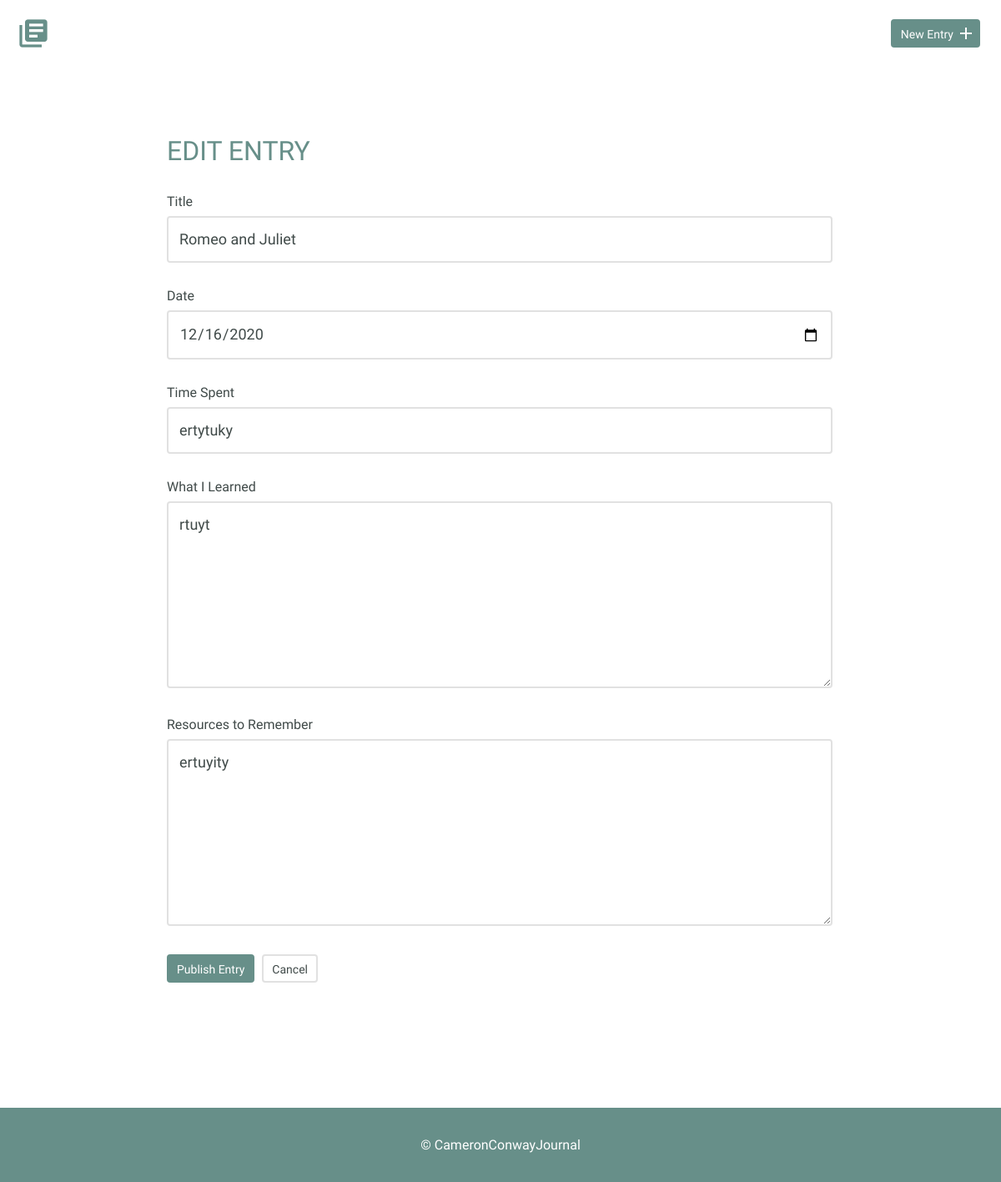
The page /edit.php?id=5 on the database as committed earlier.
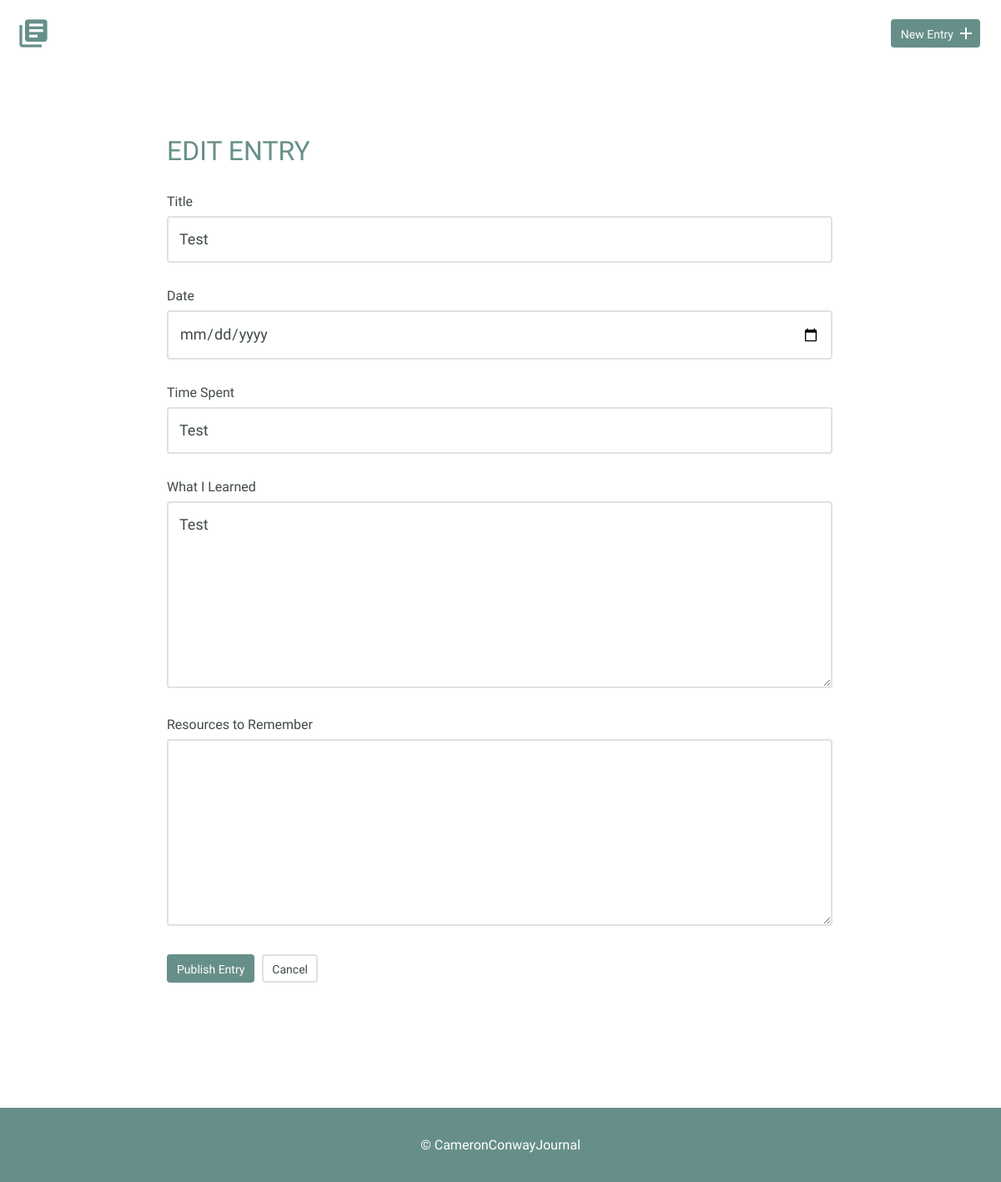
The same page on the database as committed later.
### tables this page shows
CREATE TABLE "entries" (
	`id`	INTEGER,
	`title`	TEXT,
	`date`	TEXT,
	`time_spent`	INTEGER,
	`learned`	BLOB,
	`resources`	BLOB,
	PRIMARY KEY(`id`)
);

### inc/functions.php (called while the page is built, shortened)
<?php
function get_one_entry($id) {
    include "connection.php";
    $sql = 'SELECT title, date, time_spent, learned, resources FROM entries WHERE id = ?';
    try {
        $results = $db->prepare($sql);
        $results->bindValue(1, $id, PDO::PARAM_INT);
        $results->execute();
    } catch (Exception $e) {
        echo "Error Message - " . $e->getMessage() . "</br>";
        return false;
    }
    $entry = $results->fetch(PDO::FETCH_ASSOC);
    return $entry;
}

### edit.php (the view, shortened to what this page needs)
<?php
    include "inc/functions.php";
    if(isset($_GET["id"])) {
        $id = filter_input(INPUT_GET,"id",FILTER_SANITIZE_NUMBER_INT);
        $entry = get_one_entry($id);
    }
    include "inc/header.php";?>
        <section>
            <div class="container">
                <div class="edit-entry">
                    <h2>Edit Entry</h2>
                    <form method="post">
                        <label for="title"> Title</label>
                        <input id="title" type="text" name="title" value="<?php echo $entry['title'] ?>"><br>
                        <label for="date">Date</label>
                        <input id="date" type="date" name="date" value="<?php echo $entry['date'] ?>"><br>
                        <label for="time-spent"> Time Spent</label>
                        <input id="time-spent" type="text" name="timeSpent" value="<?php echo $entry['time_spent'] ?>"><br>
                        <label for="what-i-learned">What I Learned</label>
                        <textarea id="what-i-learned" rows="5" name="whatILearned"><?php echo $entry['learned'] ?></textarea>
                        <label for="resources-to-remember">Resources to Remember</label>
                        <textarea id="resources-to-remember" rows="5" name="resourcesToRemember"><?php echo $entry['resources'] ?></textarea>
                        <input type="submit" value="Publish Entry" class="button">
                        <a href="detail.php?id=<?php echo $id ?>" class="button button-secondary">Cancel</a>
                    </form>
                </div>
            </div>
        </section>
    <?php include "inc/footer.php"; ?>

Rows that differ between the two databases and show on the page:
changed entries: title "Romeo and Juliet" → "Test"; timeSpent "ertytuky" → "Test"; whatILearned "rtuyt" → "Test"; date "12/16/2020" → (not shown); resourcesToRemember "ertuyity" → (not shown)
